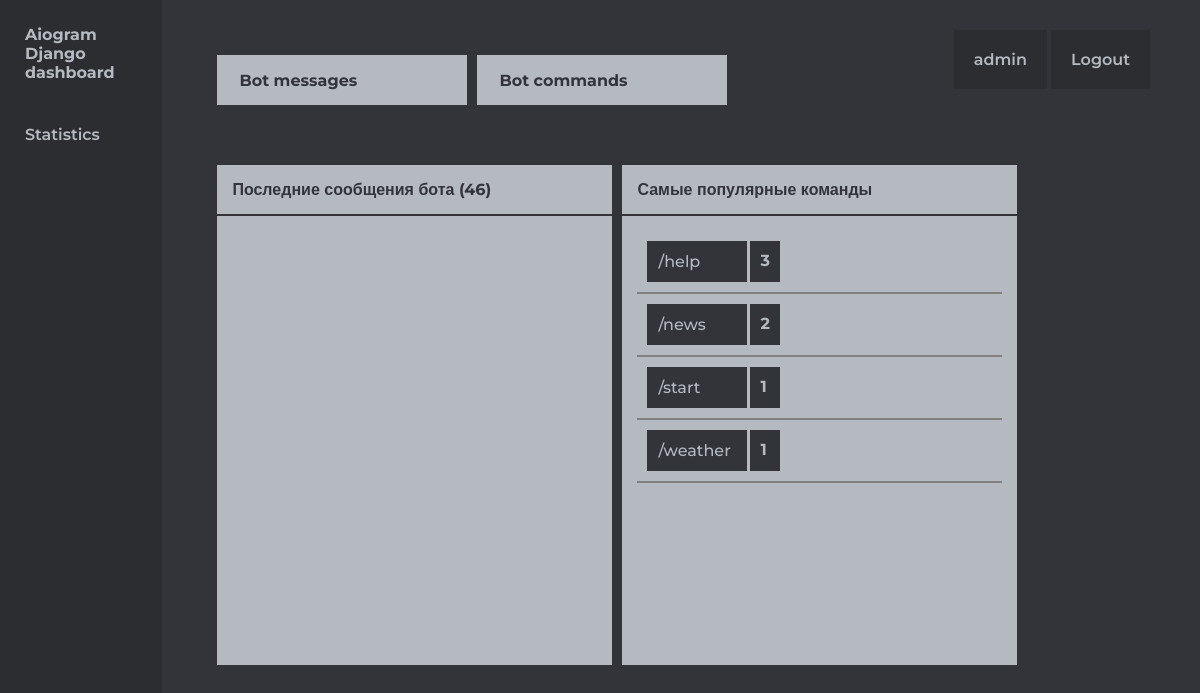
Page / (signed in) on the earlier database version.
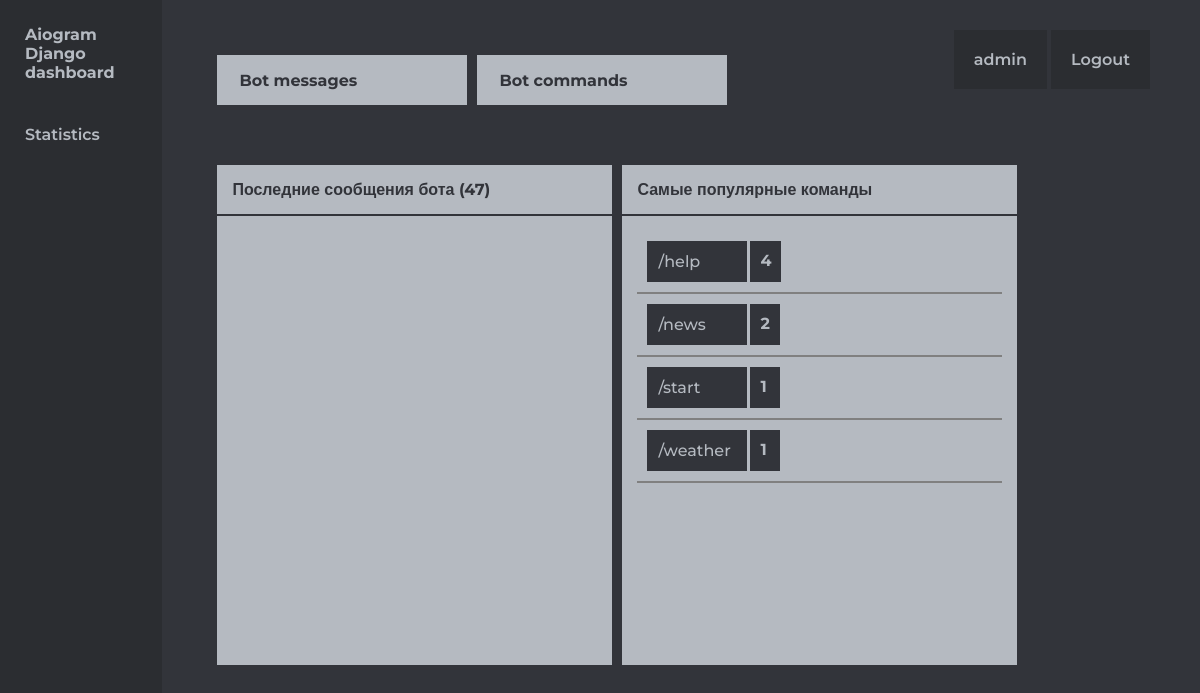
Same page on the later database version.
### bot_messages/models.py (models this page shows, shortened)
class CommandLog(models.Model):
    command = models.ForeignKey('Command', on_delete=models.SET_NULL, null=True)
    calls_count = models.PositiveIntegerField(null=True, blank=True, default=0, editable=False)

class Command(models.Model):
    command = models.CharField(max_length=124)
    text = models.TextField()
    def __str__(self):
        return self.command

### bot_messages/views.py (the view)
# urls.py: path('', MessageListView.as_view(), name='messages-list'),
class MessageListView(ListView):
    template_name = 'bot_messages/message_list.html'
    model = Message
    context_object_name = 'messages'
    def get_context_data(self, **kwargs):
        context = super().get_context_data(**kwargs)
        context["title"] = "Bot analytics"
        context["popular_commands"] = CommandLog.objects.select_related('command').order_by("-calls_count")
        return context

### templates/bot_messages/message_list.html (shortened to what this page needs)
{% extends 'base.html' %}
{% load static %}
{% block links %}
<link rel="stylesheet" href="{% static 'css/dashboard.css' %}">
<link rel="stylesheet" href="{% static 'css/include/sidebar.css' %}">
{% endblock %}
{% block content %}
<div class="container">
    {% include 'include/sidebar.html' %}
    <section class="content">
    {% include 'include/dashboard-controls.html' %}
        <section class="articles">
            <article class="article__default bot__messages">
                <h1 class="title">Последние сообщения бота ({{ messages|length }})</h1>
                <ul class="messages__ul" id="messages__ul">
                </ul>
            </article>
            {% if perms.bot_messages.can_change_command %}
            <article class="article__default popular__commands">
                <h1 class="title">Самые популярные команды</h1>
                <ul class="commands__ul">
                    {% for command in popular_commands %}
                    <ul class="command__ul">
                        <li class="command_li command__title">{{ command.command }}</li>
                        <li class="command_li calls__value">{{ command.calls_count }}</li>
                    </ul>
                    {% endfor %}
                </ul>
            </article>
            {% endif %}
        </section>
    </section>
</div>
{% endblock %}

Differences in the rows shown:
changed CommandLog "/help": calls_count "3" → "4"
Other differences:
{{ messages|length }}: "46" → "47"
